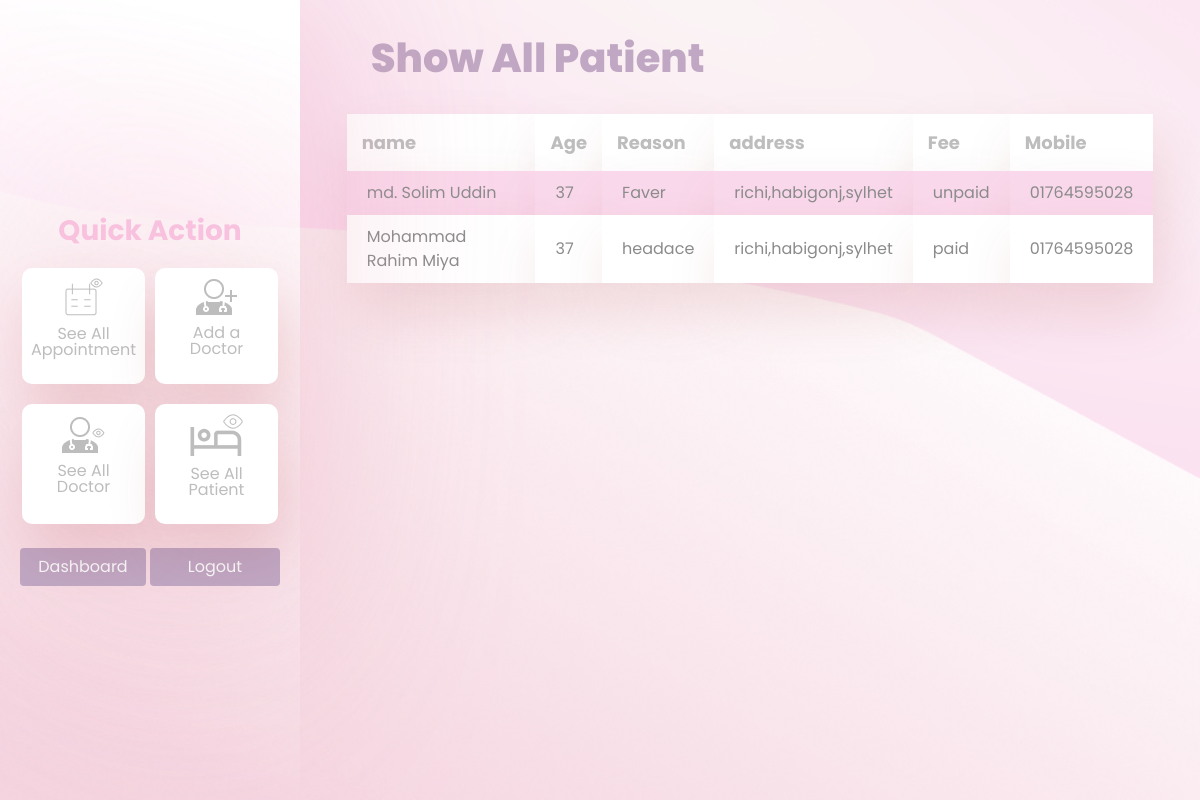
/allPatient/ (signed in), run on the app's committed database.
### doctorPortal/models.py (models this page shows, shortened)
class PateintModel(models.Model):
     id = models.UUIDField(primary_key=True,default=uuid.uuid4,editable=False)
     fullname = models.CharField(max_length=150)
     symptoms = models.CharField(max_length=100)
     age = models.IntegerField()
     feeStatus = models.ForeignKey(PateintFeestatus,on_delete=models.CASCADE)
     address = models.CharField(max_length=150)
     mobile = models.CharField(max_length=20)

class PateintFeestatus(models.Model):
    id = models.UUIDField(primary_key=True, default=uuid.uuid4, editable=False)
    status = models.CharField(max_length=100)
    def __str__(self):
        return self.status

### doctorPortal/views.py (the view)
# urls.py: path("allPatient/", views.seeAllPatient, name="allPatient"),
@login_required(login_url="/login")
def seeAllPatient(req):
    if req.user.is_authenticated:
        allpatients = PateintModel.objects.all()
        allpatients = reversed(allpatients)
        return render(req, "pages/seeAllPatient.html", {"patients": allpatients})
    else:
        return redirect("/login")

### templates/pages/seeAllPatient.html (shortened to what this page needs)
{% extends 'layout/dashboard.html' %}
{% block dashboard_content %}
    <div id="dashboard-page">
        <div class="col-11 mx-auto">
            <div class="p-4">
                <h1 class="welcome-title">Show All Patient</h1>
            </div>
            <table class="hnazmul-table">
                <thead>
                    <tr>
                        <th>name</th>
                        <th>Age</th>
                        <th>Reason</th>
                        <th>address</th>
                        <th>Fee</th>
                        <th>Mobile</th>
                    </tr>
                </thead>
                <tbody>
                    {% for patient in patients %}
                        <tr>
                            <td>{{patient.fullname}}</td>
                            <td>{{patient.age}}</td>
                            <td>{{patient.symptoms}}</td>
                            <td>{{patient.address}}</td>
                            <td>{{patient.feeStatus}}</td>
                            <td>{{patient.mobile}}</td>
                        </tr>
                    {% endfor %}
                </tbody>
            </table>
        </div>
    </div>
{% endblock dashboard_content %}

### static/css/style.css (style rules this page uses)
* { font-family: "Poppins", sans-serif; -webkit-box-sizing: border-box !important; box-sizing: border-box !important; }
#dashboard-page .welcome-title { font-weight: 800; color: #c0a7c3; }
.hnazmul-table { width: 100%; }
.hnazmul-table thead tr > th { background: white; padding: 15px; -webkit-box-shadow: 7px 28px 59px rgba(149, 2, 2, 0.12); box-shadow: 7px 28px 59px rgba(149, 2, 2, 0.12); font-size: 18px; color: #bdbdbd; }
.hnazmul-table tbody tr td { background: white; padding: 10px 20px; -webkit-box-shadow: 7px 28px 59px rgba(149, 2, 2, 0.12); box-shadow: 7px 28px 59px rgba(149, 2, 2, 0.12); color: #8b8b8b; }
.hnazmul-table tbody tr:nth-child(odd) td { background: #fad8eb; }

### data on the page
PateintModel: fullname "md. Solim Uddin", age "37", symptoms "Faver", address "richi,habigonj,sylhet", feeStatus "unpaid", mobile "01764595028"
PateintModel: fullname "Mohammad Rahim Miya", age "37", symptoms "headace", address "richi,habigonj,sylhet", feeStatus "paid", mobile "01764595028"
